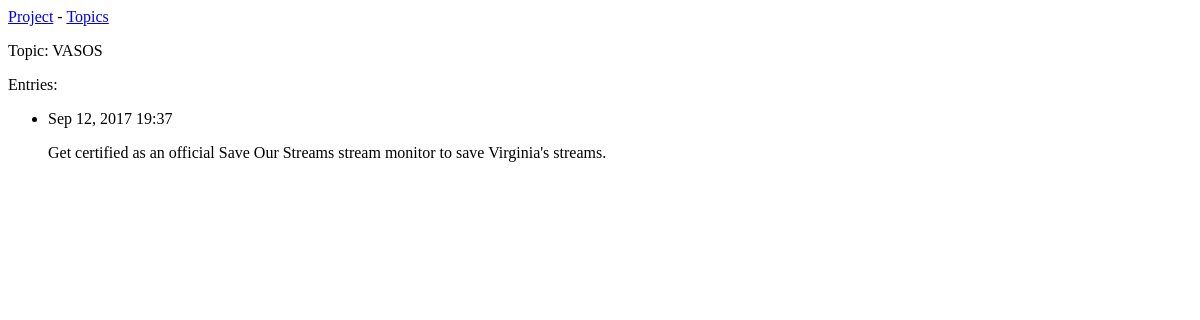
Page /topics/1/ on the earlier database version.
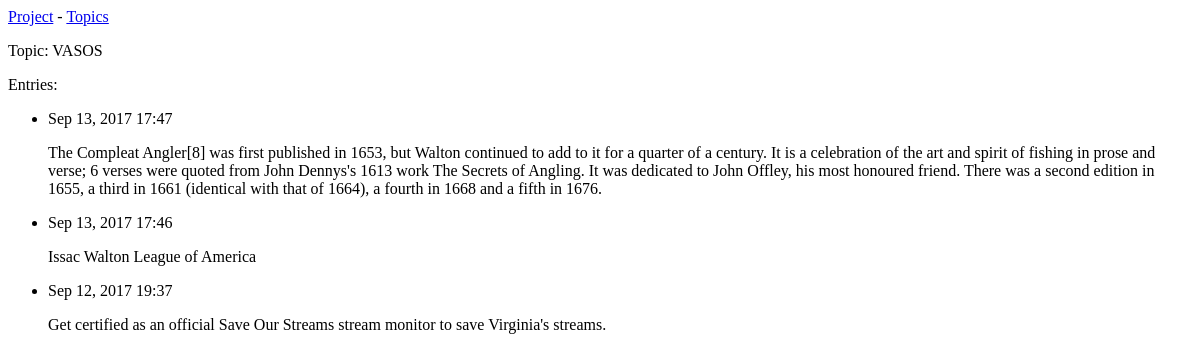
Same page on the later database version.
### projects/models.py (models this page shows, shortened)
class Topic(models.Model):
    text = models.CharField(max_length=200)
    date_added = models.DateTimeField(auto_now_add=True)
    def __str__(self):
        return self.text

class Entry(models.Model):
    topic = models.ForeignKey(Topic)
    text = models.TextField()
    date_added = models.DateTimeField(auto_now_add=True)
    class Meta:
        verbose_name_plural = 'entries'

### projects/views.py (the view)
# urls.py: url(r'^topics/(?P<topic_id>\d+)/$', views.topic, name='topic'),
def topic(request, topic_id):
	topic = Topic.objects.get(id=topic_id)
	entries = topic.entry_set.order_by('-date_added')
	context = {'topic': topic, 'entries': entries}
	return render(request, 'projects/topic.html', context)

### projects/templates/projects/topic.html
{% extends 'projects/base.html' %}
{% block content %}
  <p>Topic: {{ topic }}</p>
  <p>Entries:</p>
  <ul>
  {% for entry in entries %}
    <li>
      <p>{{ entry.date_added|date:'M d, Y H:i' }}</p>
      <p>{{ entry.text|linebreaks }}</p>
    </li>
  {% empty %}
    <li>
      There are no entries for this topic yet.
    </li>
  {% endfor %}
  </ul>
{% endblock content %}

### projects/templates/projects/base.html
<p>
	<a href="{% url 'projects:index' %}">Project</a> -
	<a href="{% url 'projects:topics' %}">Topics</a>
</p>
{% block content %}{% endblock content %}

Differences in the rows shown:
added Entry: date_added "Sep 13, 2017 17:47", text "The Compleat Angler[8] was first published in 1653, but Walton continued to add to it for a quarter of a century. It is a celebration of the art and spirit of fishing in prose and verse; 6 verses were quoted from John Dennys's 1613 work The Secrets of Angling. It was dedicated to John Offley, his most honoured friend. There was a second edition in 1655, a third in 1661 (identical with that of 1664), a fourth in 1668 and a fifth in 1676."
added Entry: date_added "Sep 13, 2017 17:46", text "Issac Walton League of America"
